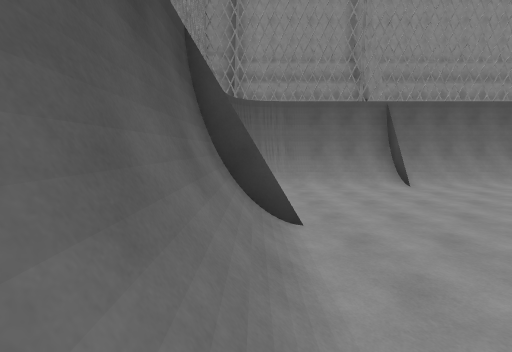
[1] (above)

14 first-person views from a walk through a Unity game level. The camera is 1.4 m above the floor, tilts 6° down and sees 90° across. The floor is counted in squares, 2 m on a side. Each view is taken from the middle of a square. On the plan, view 1 faces up. The plan holds only what a view shows up to about 9 squares ahead; the rest is blank. The place goes on beyond the plan.

[2]
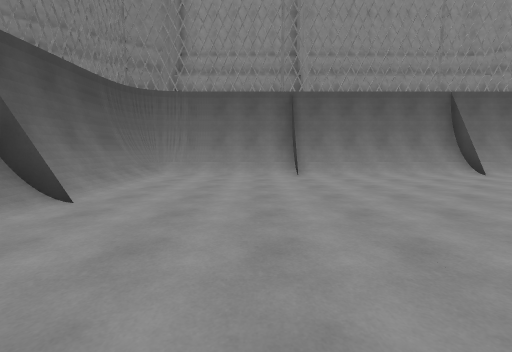

[3]
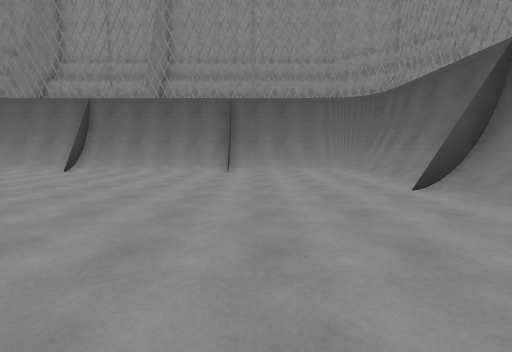

[4]
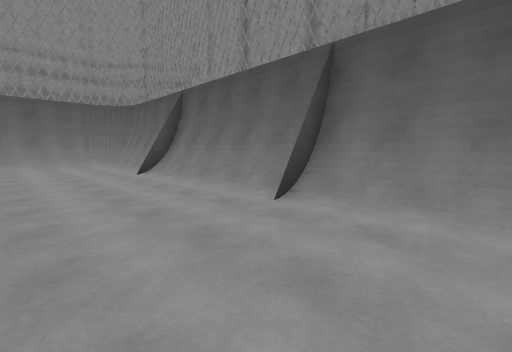

[5]
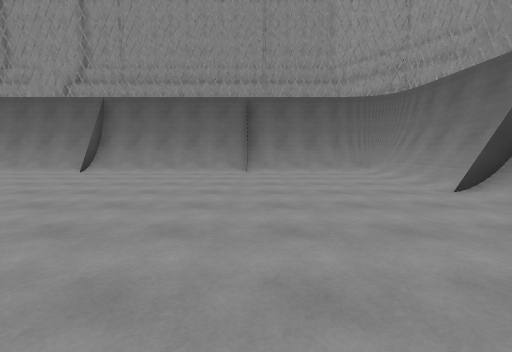

[6]
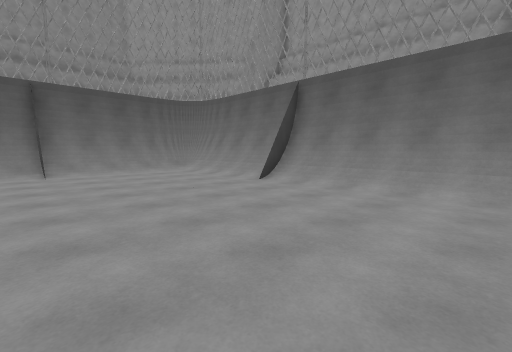

[7]
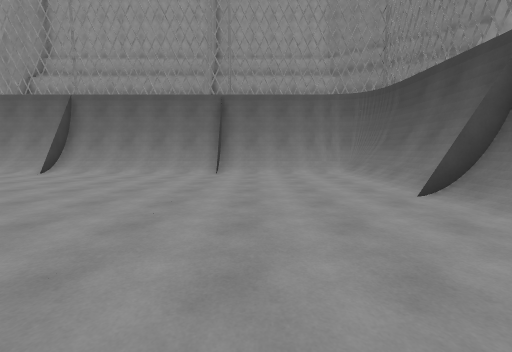

[8]
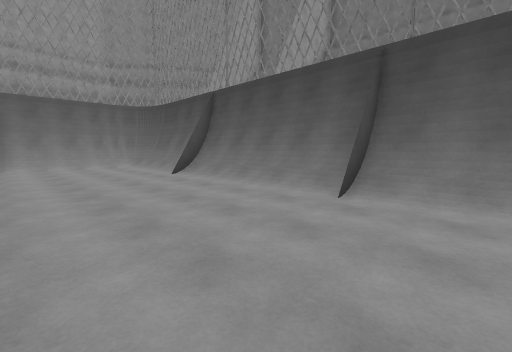

[9]
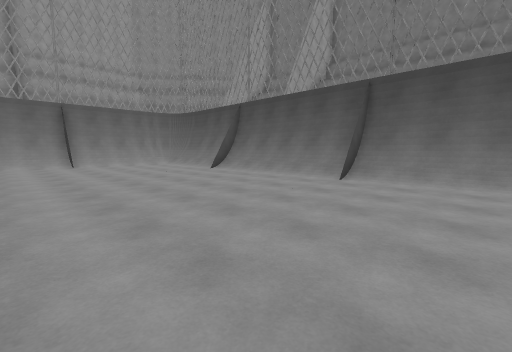

[10]
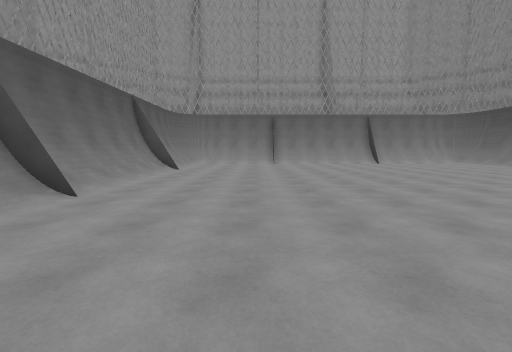

[11]
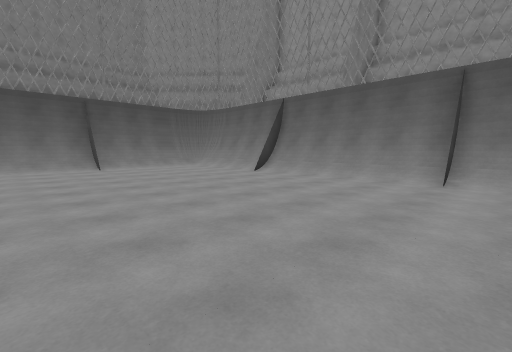

[12]
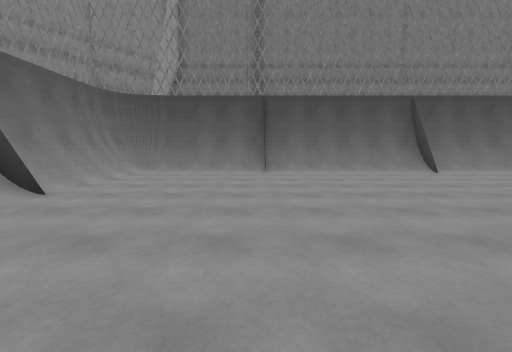

[13]
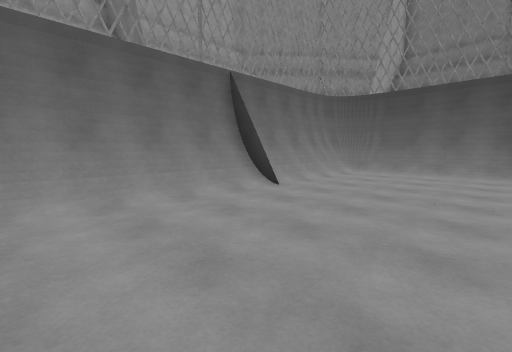

[14]
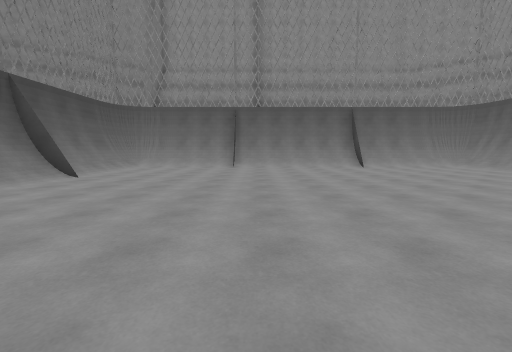

### Floor plan
Key: @ floor where view 1 was taken; # wall or solid block; . floor; / step, stairs or slope; = window, fence, low wall or low ledge.
Columns run from 1 left of view 1 to 14 right of it. Each row starts with its distance up from view 1.
  8  ###############
  7 ##///=////=////#
  6 #/............/#
  5 #/............/#
  4 #/............/#
  3 ##............##
  2 #/............/#
  1 #/............/#
  0 #@............/#
 -1 #/............/#
 -2 ##............##
 -3 #/............/#
 -4 #/............/#
 -5 #/............/#
 -6 #/............/#
 -7 ##............##
 -8 #/............/#
 -9 #/............/#
-10 #/............/#
-11 ################

Where each view was taken, in squares from view 1:
view 1: 0 up, 0 right, facing up
view 2: 0 up, 3 right, facing up
view 3: 1 down, 10 right, facing up
view 4: 4 down, 10 right, facing up-right
view 5: 7 down, 5 right, facing right
view 6: 6 down, 5 right, facing down-right
view 7: 3 down, 3 right, facing down
view 8: 0 up, 4 right, facing down-left
view 9: 1 up, 6 right, facing down-left
view 10: 2 up, 10 right, facing down
view 11: 1 up, 10 right, facing up-left
view 12: 7 down, 8 right, facing left
view 13: 7 down, 8 right, facing down-left
view 14: 3 down, 5 right, facing up
